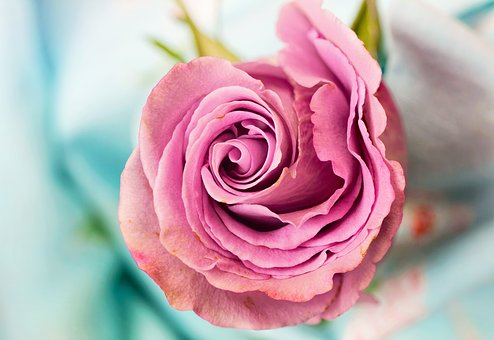
#> input picture Images/3.jpg, 494 x 340 px, found by its file name
$ python '9)Thresholding.py'
#> lines starting #> are read from the running program, lines starting #| are printed output that depends on the picture
import cv2
import numpy as np
import os

#CHECK FOR BEST RESIZING METHODS FROM TUTORIAL 28
def main():
    img = cv2.imread("C:/Users/PM_br/PycharmProjects/Python-Tutorials/Python_Opencv-Tutorials-Examples/Images/3.jpg",1)
#> img is the input picture: shape (340, 494, 3); mean B, G, R 171.8, 163.1, 190.2
    cv2.imshow("Original",img)

    #THRESHOLDING METHODS
    ret,thresh1 = cv2.threshold(img,127,255,cv2.THRESH_BINARY)
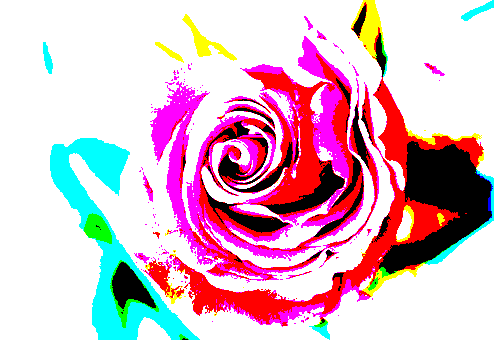
#> thresh1: shape (340, 494, 3); mean B, G, R 199.1, 183.5, 219
    cv2.imshow("1)Threshold Binary",thresh1)

    ret,thresh2 = cv2.threshold(img,127,255,cv2.THRESH_BINARY_INV)
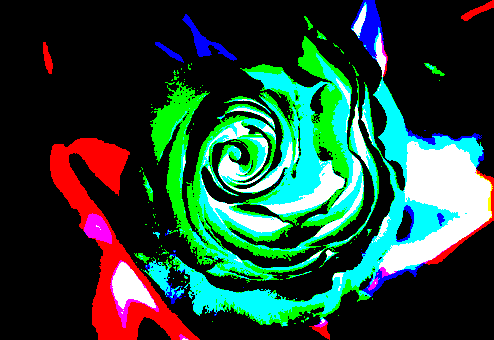
#> thresh2: shape (340, 494, 3); mean B, G, R 55.9, 71.5, 36
    cv2.imshow("2)Threshold Inverse-Binary",thresh2)

    ret,thresh3 = cv2.threshold(img,127,255,cv2.THRESH_TRUNC)
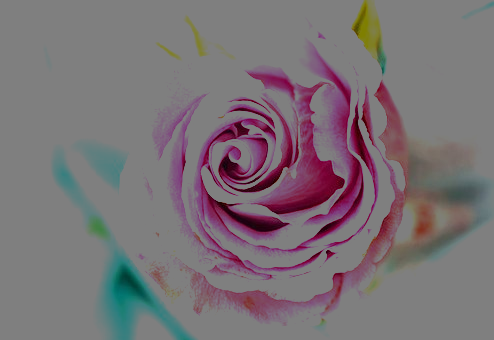
#> thresh3: shape (340, 494, 3); mean B, G, R 118.5, 113.7, 122.2
    cv2.imshow("3)Threshold Binary-Truncated",thresh3)

    ret, thresh4 = cv2.threshold(img, 127, 255, cv2.THRESH_TOZERO)
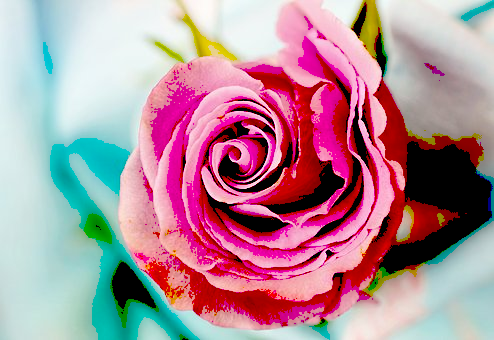
#> thresh4: shape (340, 494, 3); mean B, G, R 152.5, 140.8, 177.1
    cv2.imshow("4)Threshold Tozero", thresh4)

    ret, thresh5 = cv2.threshold(img, 127, 255, cv2.THRESH_TOZERO_INV)
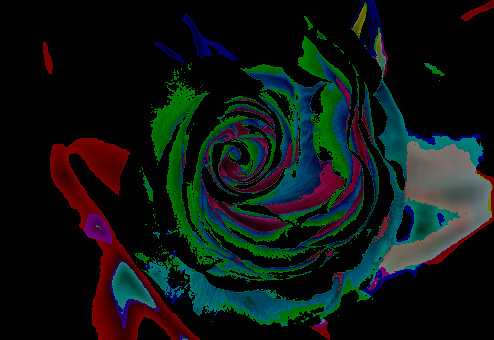
#> thresh5: shape (340, 494, 3); mean B, G, R 19.3, 22.3, 13.1
    cv2.imshow("3)Threshold Tozero-Inverse", thresh5)

    # [13 lines of commented-out code are left out]

    cv2.waitKey()
    cv2.destroyAllWindows()

if __name__ == '__main__':
    main()

$ run again, with Images/11.jpg copied over Images/3.jpg
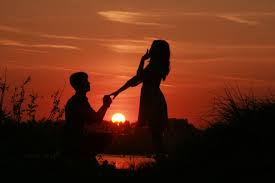
#> input picture Images/11.jpg, 275 x 183 px, found by its file name
#> in main, img is the input picture: shape (183, 275, 3); mean B, G, R 22.2, 43.1, 96.4
#> in main, `ret, thresh4 = cv2.threshold(img, 127, 255, cv2.THRESH_TOZERO)`:
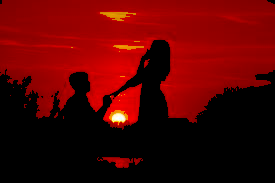
#> thresh4: shape (183, 275, 3); mean B, G, R 0.4, 1.5, 84.2
#> in main, `ret, thresh5 = cv2.threshold(img, 127, 255, cv2.THRESH_TOZERO_INV)`:
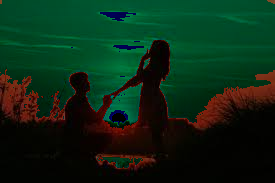
#> thresh5: shape (183, 275, 3); mean B, G, R 21.8, 41.6, 12.2

$ run again, with Images/12.jpg copied over Images/3.jpg
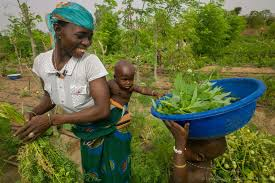
#> input picture Images/12.jpg, 275 x 183 px, found by its file name
#> in main, img is the input picture: shape (183, 275, 3); mean B, G, R 60.7, 105, 96.7
#> in main, `ret, thresh4 = cv2.threshold(img, 127, 255, cv2.THRESH_TOZERO)`:
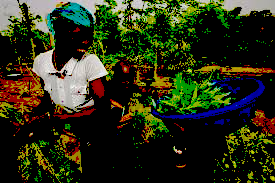
#> thresh4: shape (183, 275, 3); mean B, G, R 22.8, 46.3, 42.4
#> in main, `ret, thresh5 = cv2.threshold(img, 127, 255, cv2.THRESH_TOZERO_INV)`:
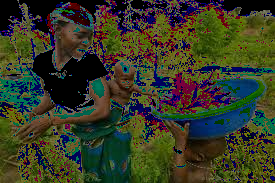
#> thresh5: shape (183, 275, 3); mean B, G, R 38, 58.7, 54.3
